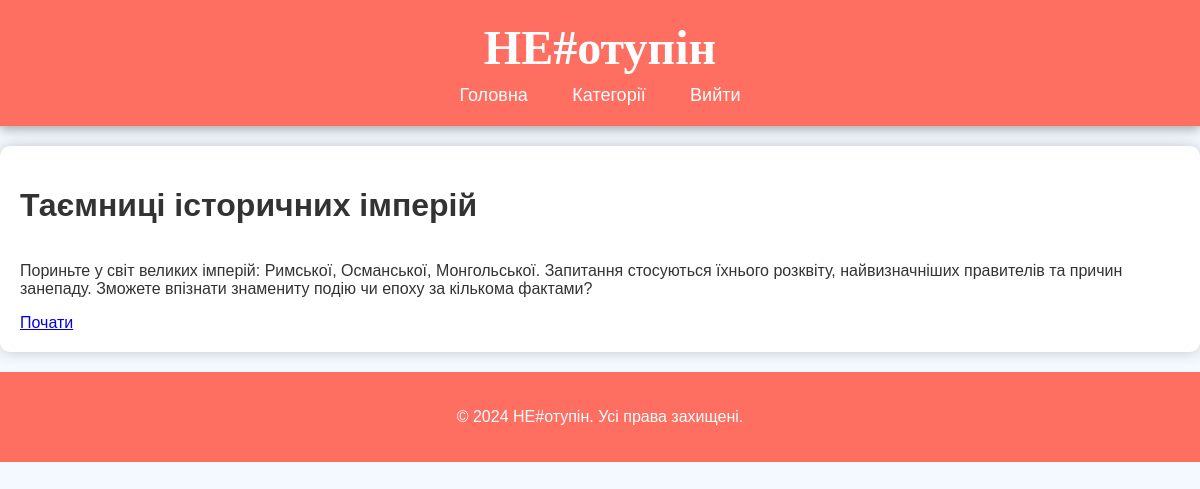
Screenshot of /api/quizzes/quiz/6/ (signed in) with the database file from the repository.
### quizzes/models.py (models this page shows, shortened)
class Quiz(models.Model):
    DIFFICULTY_CHOICES = (
        (1, "Легкий"),
        (2, "Середній"),
        (3, "Важкий"),
    )
    name = models.CharField(max_length=255, unique=True, verbose_name="Назва вікторини")  # Унікальна назва вікторини
    category = models.ForeignKey(
        QuizCategory,
        on_delete=models.CASCADE,
        related_name="quizzes",
        verbose_name="Категорія"
    )
    difficulty = models.IntegerField(choices=DIFFICULTY_CHOICES, verbose_name="Рівень складності")
    description = models.TextField(blank=True, null=True, verbose_name="Опис вікторини")  # Опис вікторини (необов'язковий)
    class Meta:
        verbose_name = "Вікторина"
        verbose_name_plural = "Вікторини"
        ordering = ['category', 'name']

### quizzes/views.py (the view)
# urls.py: path('quiz/<int:quiz_id>/', quiz_detail, name='quiz_detail'),
def quiz_detail(request, quiz_id):
    quiz = get_object_or_404(Quiz, id=quiz_id)
    if not request.user.is_authenticated:
        login_url = f"{settings.LOGIN_URL}?next={request.path}"
        return redirect(login_url)
    return render(request, 'quiz_detail.html', {'quiz': quiz})

### frontend/templates/quiz_detail.html
{% extends 'base.html' %}
{% block content %}
    <h1>{{ quiz.name }}</h1>
    <p>{{ quiz.description }}</p>
    {% if user.is_authenticated %}
        <a href="{% url 'start_quiz' quiz.id %}" class="btn">Почати</a>
    {% else %}
        <p>Ви повинні увійти до акаунту, щоб почати вікторину.</p>
        <a href="{% url 'login_form' %}?next={{ request.path }}" class="btn">Увійти</a>
    {% endif %}
{% endblock %}

### frontend/static/css/styles.css (style rules this page uses)
body { font-family: 'Barlow Semi Condensed', sans-serif; background-color: #f4f9ff; color: #333; margin: 0; padding: 0; }

### rows the page displays
Quiz: name "Таємниці історичних імперій", description "Пориньте у світ великих імперій: Римської, Османської, Монгольської. Запитання стосуються їхнього розквіту, найвизначніших правителів та причин занепаду. Зможете впізнати знамениту подію чи епоху за кількома фактами?"
